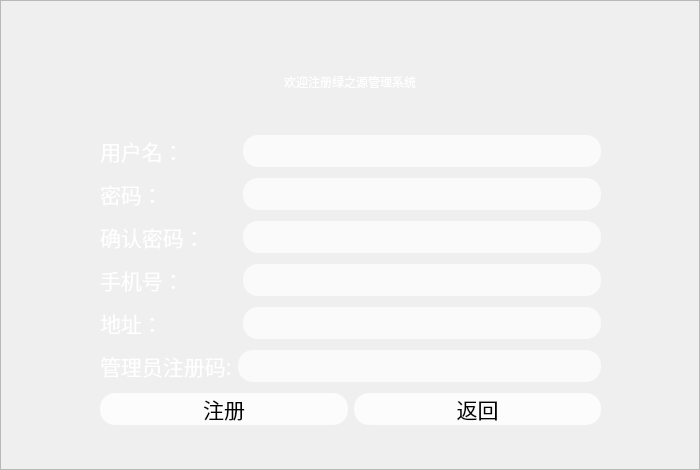
<?xml version="1.0" encoding="UTF-8"?>
<ui version="4.0">
 <class>signUpWindows</class>
 <widget class="QDialog" name="signUpWindows">
  <property name="geometry">
   <rect>
    <x>0</x>
    <y>0</y>
    <width>700</width>
    <height>470</height>
   </rect>
  </property>
  <property name="windowTitle">
   <string>Dialog</string>
  </property>
  <property name="styleSheet">
   <string notr="true">*{
font: 16pt &quot;楷体&quot;;
}
QLabel{
color: rgb(255, 255, 255);
}
QLineEdit{
border-radius: 15px;
background-color: rgba(255, 255, 255, 180);
}
QPushButton{
border-radius: 15px;
background-color: rgba(255, 255, 255, 200);
}
QPushButton:pressed
{
	background-color: rgba(255, 255, 255, 255);
	padding-left:3px;
	padding-top:3px;
}
</string>
  </property>
  <widget class="QFrame" name="frame">
   <property name="geometry">
    <rect>
     <x>0</x>
     <y>0</y>
     <width>700</width>
     <height>470</height>
    </rect>
   </property>
   <property name="styleSheet">
    <string notr="true">border-image: url(:/img/spring-4158957_640.jpg);</string>
   </property>
   <property name="frameShape">
    <enum>QFrame::StyledPanel</enum>
   </property>
   <property name="frameShadow">
    <enum>QFrame::Raised</enum>
   </property>
  </widget>
  <widget class="QWidget" name="layoutWidget">
   <property name="geometry">
    <rect>
     <x>0</x>
     <y>130</y>
     <width>701</width>
     <height>301</height>
    </rect>
   </property>
   <layout class="QVBoxLayout" name="verticalLayout">
    <property name="leftMargin">
     <number>100</number>
    </property>
    <property name="rightMargin">
     <number>100</number>
    </property>
    <item>
     <layout class="QHBoxLayout" name="horizontalLayout_1">
      <item>
       <widget class="QLabel" name="user">
        <property name="minimumSize">
         <size>
          <width>137</width>
          <height>0</height>
         </size>
        </property>
        <property name="font">
         <font>
          <family>楷体</family>
          <pointsize>16</pointsize>
          <italic>false</italic>
          <bold>false</bold>
         </font>
        </property>
        <property name="text">
         <string>用户名：</string>
        </property>
        <property name="alignment">
         <set>Qt::AlignLeading|Qt::AlignLeft|Qt::AlignVCenter</set>
        </property>
       </widget>
      </item>
      <item>
       <widget class="QLineEdit" name="userValue">
        <property name="font">
         <font>
          <family>楷体</family>
          <pointsize>16</pointsize>
          <italic>false</italic>
          <bold>false</bold>
         </font>
        </property>
        <property name="placeholderText">
         <string/>
        </property>
       </widget>
      </item>
     </layout>
    </item>
    <item>
     <layout class="QHBoxLayout" name="horizontalLayout_2">
      <item>
       <widget class="QLabel" name="pass">
        <property name="minimumSize">
         <size>
          <width>137</width>
          <height>0</height>
         </size>
        </property>
        <property name="font">
         <font>
          <family>楷体</family>
          <pointsize>16</pointsize>
          <italic>false</italic>
          <bold>false</bold>
         </font>
        </property>
        <property name="text">
         <string>密码：</string>
        </property>
        <property name="alignment">
         <set>Qt::AlignLeading|Qt::AlignLeft|Qt::AlignVCenter</set>
        </property>
       </widget>
      </item>
      <item>
       <widget class="QLineEdit" name="passValue">
        <property name="font">
         <font>
          <family>楷体</family>
          <pointsize>16</pointsize>
          <italic>false</italic>
          <bold>false</bold>
         </font>
        </property>
        <property name="echoMode">
         <enum>QLineEdit::Password</enum>
        </property>
       </widget>
      </item>
     </layout>
    </item>
    <item>
     <layout class="QHBoxLayout" name="horizontalLayout_3">
      <item>
       <widget class="QLabel" name="confirm">
        <property name="minimumSize">
         <size>
          <width>137</width>
          <height>0</height>
         </size>
        </property>
        <property name="font">
         <font>
          <family>楷体</family>
          <pointsize>16</pointsize>
          <italic>false</italic>
          <bold>false</bold>
         </font>
        </property>
        <property name="text">
         <string>确认密码：</string>
        </property>
        <property name="alignment">
         <set>Qt::AlignLeading|Qt::AlignLeft|Qt::AlignVCenter</set>
        </property>
       </widget>
      </item>
      <item>
       <widget class="QLineEdit" name="confirmValue">
        <property name="font">
         <font>
          <family>楷体</family>
          <pointsize>16</pointsize>
          <italic>false</italic>
          <bold>false</bold>
         </font>
        </property>
        <property name="echoMode">
         <enum>QLineEdit::Password</enum>
        </property>
       </widget>
      </item>
     </layout>
    </item>
    <item>
     <layout class="QHBoxLayout" name="horizontalLayout_4">
      <item>
       <widget class="QLabel" name="phone">
        <property name="minimumSize">
         <size>
          <width>137</width>
          <height>0</height>
         </size>
        </property>
        <property name="font">
         <font>
          <family>楷体</family>
          <pointsize>16</pointsize>
          <italic>false</italic>
          <bold>false</bold>
         </font>
        </property>
        <property name="text">
         <string>手机号：</string>
        </property>
        <property name="alignment">
         <set>Qt::AlignLeading|Qt::AlignLeft|Qt::AlignVCenter</set>
        </property>
       </widget>
      </item>
      <item>
       <widget class="QLineEdit" name="phoneValue">
        <property name="font">
         <font>
          <family>楷体</family>
          <pointsize>16</pointsize>
          <italic>false</italic>
          <bold>false</bold>
         </font>
        </property>
       </widget>
      </item>
     </layout>
    </item>
    <item>
     <layout class="QHBoxLayout" name="horizontalLayout_5">
      <item>
       <widget class="QLabel" name="address">
        <property name="minimumSize">
         <size>
          <width>137</width>
          <height>0</height>
         </size>
        </property>
        <property name="font">
         <font>
          <family>楷体</family>
          <pointsize>16</pointsize>
          <italic>false</italic>
          <bold>false</bold>
         </font>
        </property>
        <property name="text">
         <string>地址：</string>
        </property>
        <property name="alignment">
         <set>Qt::AlignLeading|Qt::AlignLeft|Qt::AlignVCenter</set>
        </property>
       </widget>
      </item>
      <item>
       <widget class="QLineEdit" name="addressValue">
        <property name="font">
         <font>
          <family>楷体</family>
          <pointsize>16</pointsize>
          <italic>false</italic>
          <bold>false</bold>
         </font>
        </property>
       </widget>
      </item>
     </layout>
    </item>
    <item>
     <layout class="QHBoxLayout" name="horizontalLayout_6">
      <item>
       <widget class="QLabel" name="key">
        <property name="minimumSize">
         <size>
          <width>0</width>
          <height>0</height>
         </size>
        </property>
        <property name="font">
         <font>
          <family>楷体</family>
          <pointsize>16</pointsize>
          <italic>false</italic>
          <bold>false</bold>
         </font>
        </property>
        <property name="text">
         <string>管理员注册码:</string>
        </property>
        <property name="alignment">
         <set>Qt::AlignLeading|Qt::AlignLeft|Qt::AlignVCenter</set>
        </property>
       </widget>
      </item>
      <item>
       <widget class="QLineEdit" name="keyValue">
        <property name="font">
         <font>
          <family>楷体</family>
          <pointsize>16</pointsize>
          <italic>false</italic>
          <bold>false</bold>
         </font>
        </property>
        <property name="echoMode">
         <enum>QLineEdit::Password</enum>
        </property>
       </widget>
      </item>
     </layout>
    </item>
    <item>
     <layout class="QHBoxLayout" name="horizontalLayout_7">
      <item>
       <widget class="QPushButton" name="registerButton">
        <property name="minimumSize">
         <size>
          <width>0</width>
          <height>30</height>
         </size>
        </property>
        <property name="font">
         <font>
          <family>楷体</family>
          <pointsize>16</pointsize>
          <italic>false</italic>
          <bold>false</bold>
         </font>
        </property>
        <property name="text">
         <string>注册</string>
        </property>
       </widget>
      </item>
      <item>
       <widget class="QPushButton" name="backToLogin">
        <property name="minimumSize">
         <size>
          <width>0</width>
          <height>30</height>
         </size>
        </property>
        <property name="font">
         <font>
          <family>楷体</family>
          <pointsize>16</pointsize>
          <italic>false</italic>
          <bold>false</bold>
         </font>
        </property>
        <property name="text">
         <string>返回</string>
        </property>
       </widget>
      </item>
     </layout>
    </item>
   </layout>
  </widget>
  <widget class="QLabel" name="label">
   <property name="geometry">
    <rect>
     <x>0</x>
     <y>50</y>
     <width>700</width>
     <height>63</height>
    </rect>
   </property>
   <property name="styleSheet">
    <string notr="true">font: 36pt &quot;华文行楷&quot;;</string>
   </property>
   <property name="text">
    <string>欢迎注册绿之源管理系统</string>
   </property>
   <property name="alignment">
    <set>Qt::AlignCenter</set>
   </property>
  </widget>
  <zorder>frame</zorder>
  <zorder>layoutWidget</zorder>
  <zorder>layoutWidget</zorder>
  <zorder>layoutWidget_2</zorder>
  <zorder>layoutWidget_3</zorder>
  <zorder>verticalSpacer</zorder>
  <zorder>label</zorder>
  <zorder>layoutWidget</zorder>
 </widget>
 <resources/>
 <connections/>
</ui>
